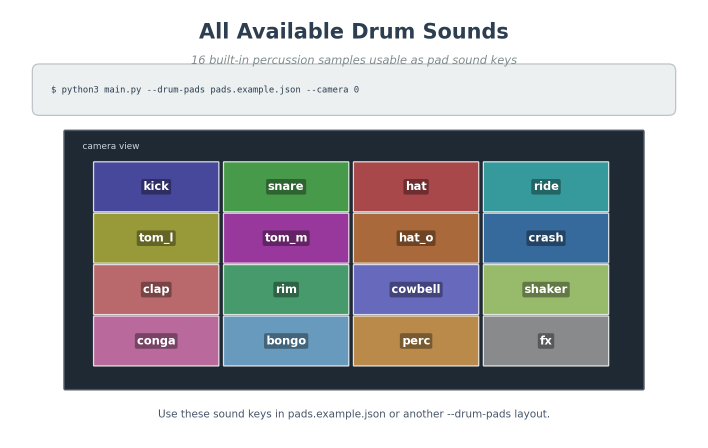
#> input picture air_drum_pad/instruments/drum_all_instruments.png, 1416 x 896 px (shown at 1/2 size)
$ python -i redraw_recent_hits_demo.py   (imports and definitions only)
#> lines starting #> are read from the running program, lines starting #| are printed output that depends on the picture
#> further down, picture is the input picture: shape (896, 1416, 3); mean B, G, R 179.5, 177.7, 176.5
#!/usr/bin/env python3
"""Redraw the exported demo's Recent strikes panel from an audio sequence.

The recorded demo video contains the raw decoder's recent-hit text.  For the
final presentation exports we use hybrid audio: target note identity, decoded
timing, and a low-volume decoded noise layer.  This post-process step keeps
that audio unchanged and redraws only the bottom-left recent-hit panel so the
visible text follows the sounds in the final mux.
"""
from __future__ import annotations

import argparse
import json
import subprocess
import sys
from pathlib import Path
from typing import Any

import cv2
import numpy as np

PROJECT_DIR = Path(__file__).resolve().parents[1]
if str(PROJECT_DIR) not in sys.path:
    sys.path.insert(0, str(PROJECT_DIR))


# [182 lines left out: functions parse_args, resolve_path, load_sequence, put_text_shadow, event_label, event_color and 3 more, not called in this run]


DEMO_DRUM_PADS: tuple[dict[str, Any], ...] = (
    {"label": "kick", "sound": "kick", "x1": 0.05, "y1": 0.35, "x2": 0.265, "y2": 0.59, "color": (180, 80, 80)},
    {"label": "snare", "sound": "snare", "x1": 0.275, "y1": 0.35, "x2": 0.49, "y2": 0.59, "color": (80, 180, 80)},
    {"label": "hat", "sound": "hat", "x1": 0.50, "y1": 0.35, "x2": 0.715, "y2": 0.59, "color": (80, 80, 200)},
    {"label": "ride", "sound": "ride", "x1": 0.725, "y1": 0.35, "x2": 0.94, "y2": 0.59, "color": (180, 180, 60)},
    {"label": "tom_l", "sound": "tom_l", "x1": 0.05, "y1": 0.60, "x2": 0.265, "y2": 0.84, "color": (60, 180, 180)},
    {"label": "tom_m", "sound": "tom_m", "x1": 0.275, "y1": 0.60, "x2": 0.49, "y2": 0.84, "color": (180, 60, 180)},
    {"label": "crash", "sound": "crash", "x1": 0.50, "y1": 0.60, "x2": 0.715, "y2": 0.84, "color": (60, 120, 200)},
    {"label": "clap", "sound": "clap", "x1": 0.725, "y1": 0.60, "x2": 0.94, "y2": 0.84, "color": (180, 120, 60)},
)


# [13 lines left out: function active_sounds, not called in this run]


def restore_recorded_drum_recent_panel(frame: Any) -> None:
    """Remove the live decoder's baked-in Recent strikes panel when present."""
    h, w = frame.shape[:2]
#> h = 896; w = 1416
    x0 = 24
    panel_w = min(560, max(320, w // 3))
#> panel_w = 472
    x1 = min(w, x0 + panel_w)
#> x1 = 496
    y_min = max(122, h - (44 + 8 * 34) - 22)
#> y_min = 558
    y_bottom = min(h, h - 22)
#> y_bottom = 874
    if x1 <= x0 + 32 or y_bottom <= y_min + 32:
        return

    gray = cv2.cvtColor(frame, cv2.COLOR_BGR2GRAY).astype(np.float32)
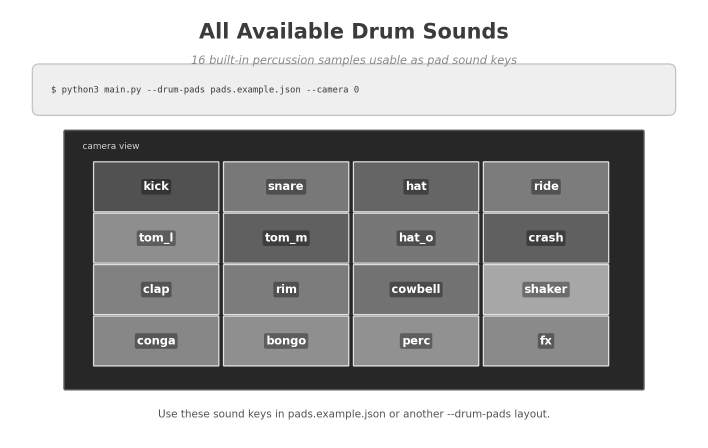
#> gray: shape (896, 1416) float32 (shown at 1/2 size); min 39, max 255, mean 177.5
    inside_x0 = max(x0, x1 - 10)
#> inside_x0 = 486
    inside_x1 = max(x0 + 1, x1 - 2)
#> inside_x1 = 494
    outside_x0 = min(w - 1, x1 + 10)
#> outside_x0 = 506
    outside_x1 = min(w, x1 + 30)
#> outside_x1 = 526
    if outside_x1 <= outside_x0 + 1:
        return

    inside = gray[y_min:y_bottom, inside_x0:inside_x1].mean(axis=1)
#> inside = 316 values, max 255 at index 223, min 39 at index 176, mean 156.6
    outside = gray[y_min:y_bottom, outside_x0:outside_x1].mean(axis=1)
#> outside = 316 values, max 255 at index 223, min 39 at index 176, mean 155.7
    edge_score = outside - inside
#> edge_score = 316 values, max 32.38 at index 261, min -75.07 at index 270, mean -0.921
    smooth = np.convolve(edge_score, np.ones(11, dtype=np.float32) / 11.0, mode="same")
#> smooth = 316 values, max 11.77 at index 259, min -28 at index 271, mean -0.921
    rows = np.flatnonzero(smooth > 15.0)
#> rows = empty array
    if rows.size == 0:
        return

    y0 = max(y_min, y_min + int(rows[0]) - 4)
    y1 = y_bottom
    if y1 <= y0 + 40:
        return

    region = frame[y0:y1, x0:x1].copy()
    restored = np.clip(region.astype(np.float32) / 0.45, 0, 255).astype(np.uint8)

    max_c = region.max(axis=2)
    min_c = region.min(axis=2)
    sat = max_c - min_c
    text_mask = (
        ((max_c > 135) & ((min_c > 90) | (sat > 35)))
        | ((max_c > 80) & (sat > 55))
    ).astype(np.uint8) * 255
    text_mask = cv2.dilate(text_mask, np.ones((5, 5), np.uint8), iterations=2)
    restored = cv2.inpaint(restored, text_mask, 3, cv2.INPAINT_TELEA)
    frame[y0:y1, x0:x1] = restored


# [147 lines left out: functions draw_drum_pads_from_sequence, open_capture, main, not called in this run]


# [2 lines not run here, left out]

>>> import cv2
>>> picture = cv2.imread('../instruments/drum_all_instruments.png')
>>> result = restore_recorded_drum_recent_panel(picture)

$ run again, on air_drum_pad/instruments/drum_default.png
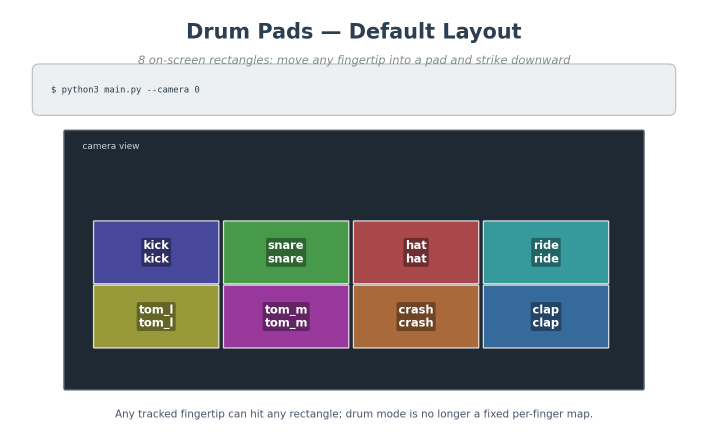
#> input picture air_drum_pad/instruments/drum_default.png, 1416 x 896 px (shown at 1/2 size)
#> picture is the input picture: shape (896, 1416, 3); mean B, G, R 167.8, 164.3, 161.3
#> in restore_recorded_drum_recent_panel, `gray = cv2.cvtColor(frame, cv2.COLOR_BGR2GRAY).astype(np.float32)`:
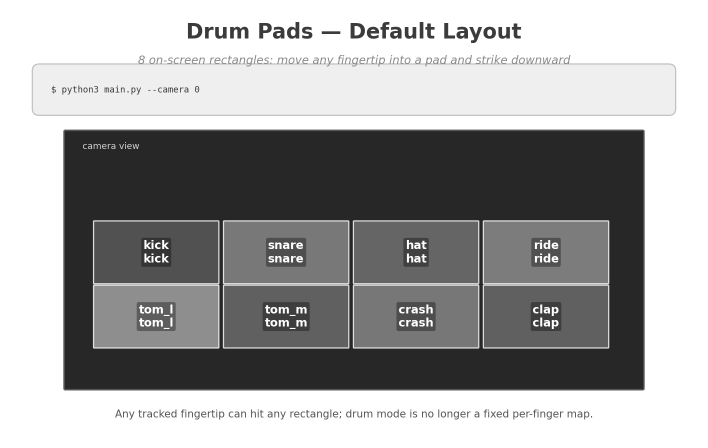
#> gray: shape (896, 1416) float32 (shown at 1/2 size); min 39, max 255, mean 163.8
#> inside = 316 values, max 255 at index 223, min 39 at index 140, mean 129.9
#> outside = 316 values, max 255 at index 223, min 39 at index 140, mean 129
#> edge_score = 316 values, max 4.05 at index 266, min -32.4 at index 262, mean -0.874
#> smooth = 316 values, max 0 at index 0, min -12.43 at index 266, mean -0.874
#> rows = empty array

$ run again, on air_drum_pad/instruments/piano_custom.png
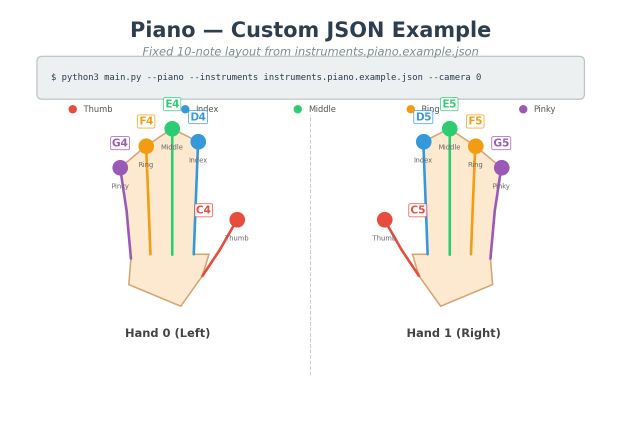
#> input picture air_drum_pad/instruments/piano_custom.png, 1242 x 896 px (shown at 1/2 size)
#> picture is the input picture: shape (896, 1242, 3); mean B, G, R 244.4, 246.3, 247.3
#> in restore_recorded_drum_recent_panel, `gray = cv2.cvtColor(frame, cv2.COLOR_BGR2GRAY).astype(np.float32)`:
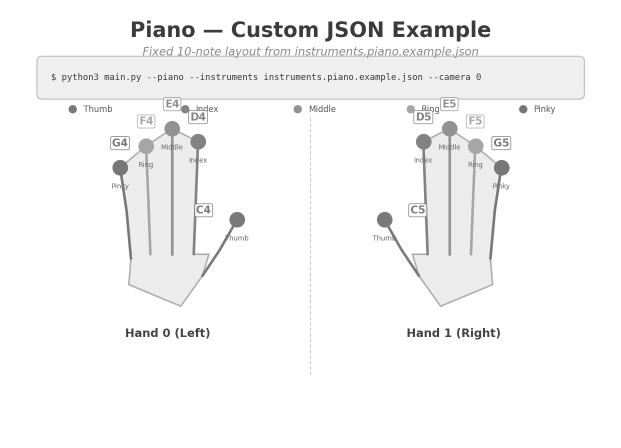
#> gray: shape (896, 1242) float32 (shown at 1/2 size); min 59, max 255, mean 246.4
#> inside = 316 values from 255 to 255
#> edge_score = 316 values from 0 to 0
#> rows = empty array
